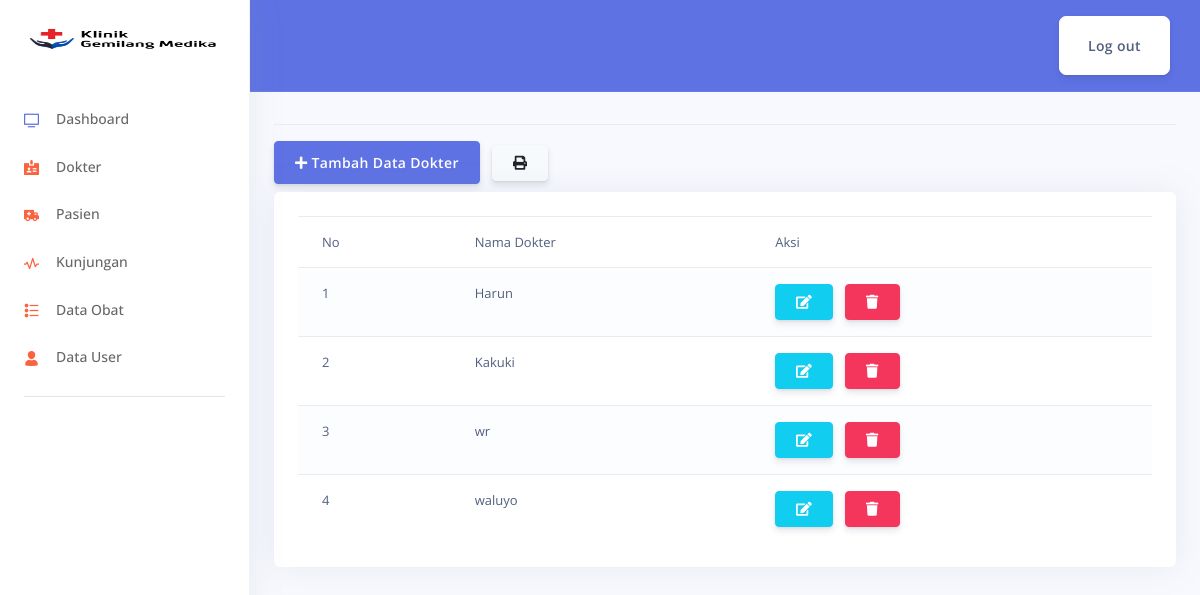
The page /index.php/admin/dokter on the database its author committed.
### tables this page shows
CREATE TABLE `dokter` (
  `id_dokter` int(11) NOT NULL,
  `nama_dokter` varchar(50) NOT NULL
);

### application/controllers/admin/Dokter.php (called while the page is built, shortened)
<?php
class Dokter extends CI_Controller {
	public function __construct()
	{
		$this->load->model('Dokter_m');
		$this->load->library('form_validation');
	}
	public function index()
	{
		$data['title'] = 'Dokter';
		$data['dokter'] = $this->Dokter_m->get('dokter')->result_array();
		$this->form_validation->set_rules('nama', 'Nama Dokter', 'required|trim');
		if($this->form_validation->run() == FALSE) {
			$this->load->view('layout/header', $data);
			$this->load->view('layout/sidebar');
			$this->load->view('admin/dokter/index');
			$this->load->view('layout/footer');
		}
	}
}

### index.php (called while the page is built, shortened)
<?php
require_once BASEPATH.'core/CodeIgniter.php';

### application/models/Dokter_m.php (called while the page is built, shortened)
<?php
class Dokter_m extends CI_Model {
	public function get($table)
	{
		return $this->db->get($table);
	}
}

### application/views/admin/dokter/index.php (the view, shortened to what this page needs)
<main role="main" class="col-md-15 ml-sm-auto col-lg-15 px-md-4">
  <div class="d-flex justify-content-between flex-wrap flex-md-nowrap align-items-center pt-3 pb-2 mb-3 border-bottom">
  </div>
  <div class="row mb-10">
    <div class="col-md-6">
      <button type="button" class="btn btn-primary mb-2" data-toggle="modal" data-target="#formModalDokter">
        <i class="fas fa-plus"></i> Tambah Data Dokter
      </button>
      <a href="<?= base_url('laporan/dokter'); ?>" target="_blank" class="btn btn-secondary mb-2"><i class="fas fa-print"></i></a>
    </div>
  </div>
  <div class="card">
    <div class="card-body">
      <div class="row">
        <div class="col-md">
          <div class="table-responsive">
            <table class="table table-striped">
              <thead>
                <tr>
                  <td>No</td>
                  <td>Nama Dokter</td>
                  <td>Aksi</td>
                </tr>
              </thead>
              <tbody>
                <?php $no = 1; foreach($dokter as $u) : ?>
                  <tr>
                    <td><?= $no++; ?></td>
                    <td><?= $u['nama_dokter']; ?></td>
                    <td>
                      <a href="<?= base_url('admin/dokter/ubah/') . $u['id_dokter']; ?>" class="btn btn-info"><i class="fas fa-edit"></i></a>
                      <a href="<?= base_url('admin/dokter/hapus/') . $u['id_dokter']; ?>" class="btn btn-danger" onclick="return confirm('Yakin Hapus ?')"><i class="fas fa-trash"></i></a>
                    </td>
                  </tr>
                <?php endforeach; ?>
              </tbody>
            </table>
          </div>
        </div>
      </div>
    </div>
  </div>
</main>

### rows shown on the page
dokter: nama_dokter "Harun"
dokter: nama_dokter "Kakuki"
dokter: nama_dokter "wr"
dokter: nama_dokter "waluyo"
